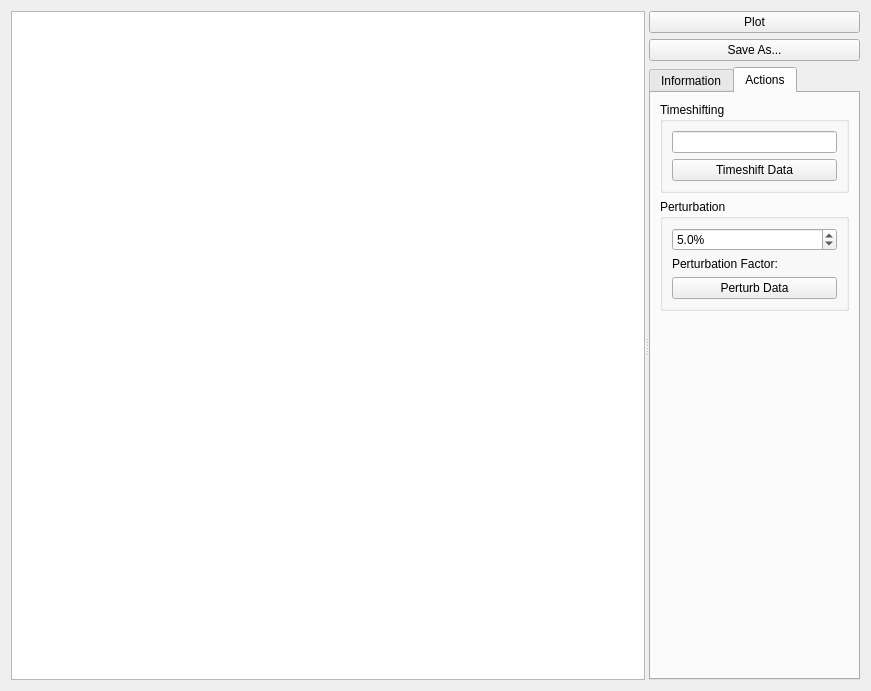
<?xml version="1.0" encoding="UTF-8"?>
<ui version="4.0">
 <class>DataBrowser</class>
 <widget class="QWidget" name="DataBrowser">
  <property name="geometry">
   <rect>
    <x>0</x>
    <y>0</y>
    <width>871</width>
    <height>691</height>
   </rect>
  </property>
  <property name="windowTitle">
   <string>DataBrowser</string>
  </property>
  <property name="windowOpacity">
   <double>1.000000000000000</double>
  </property>
  <layout class="QHBoxLayout" name="horizontalLayout_2">
   <item>
    <widget class="QSplitter" name="splitter">
     <property name="orientation">
      <enum>Qt::Horizontal</enum>
     </property>
     <widget class="QTableView" name="tableView">
      <property name="sizePolicy">
       <sizepolicy hsizetype="Expanding" vsizetype="Expanding">
        <horstretch>2</horstretch>
        <verstretch>0</verstretch>
       </sizepolicy>
      </property>
     </widget>
     <widget class="QWidget" name="layoutWidget">
      <layout class="QVBoxLayout" name="verticalLayout">
       <item>
        <layout class="QHBoxLayout" name="horizontalLayout">
         <item>
          <widget class="QPushButton" name="buttonPlot">
           <property name="text">
            <string>Plot</string>
           </property>
          </widget>
         </item>
        </layout>
       </item>
       <item>
        <widget class="QPushButton" name="buttonSaveAs">
         <property name="text">
          <string>Save As...</string>
         </property>
        </widget>
       </item>
       <item>
        <widget class="QTabWidget" name="tabWidget">
         <property name="currentIndex">
          <number>1</number>
         </property>
         <widget class="QWidget" name="tabWidgetPage1" native="true">
          <attribute name="title">
           <string>Information</string>
          </attribute>
          <layout class="QHBoxLayout" name="horizontalLayout_4">
           <item>
            <layout class="QVBoxLayout" name="verticalLayout_4">
             <item>
              <layout class="QGridLayout" name="gridLayout">
               <item row="1" column="1">
                <widget class="QLineEdit" name="lineEditInfoSpecies">
                 <property name="sizePolicy">
                  <sizepolicy hsizetype="Minimum" vsizetype="Fixed">
                   <horstretch>0</horstretch>
                   <verstretch>0</verstretch>
                  </sizepolicy>
                 </property>
                 <property name="frame">
                  <bool>true</bool>
                 </property>
                 <property name="readOnly">
                  <bool>true</bool>
                 </property>
                </widget>
               </item>
               <item row="5" column="0" colspan="2">
                <widget class="Line" name="line">
                 <property name="orientation">
                  <enum>Qt::Horizontal</enum>
                 </property>
                </widget>
               </item>
               <item row="9" column="0">
                <widget class="QLabel" name="labelInfoPath">
                 <property name="sizePolicy">
                  <sizepolicy hsizetype="Maximum" vsizetype="Preferred">
                   <horstretch>0</horstretch>
                   <verstretch>0</verstretch>
                  </sizepolicy>
                 </property>
                 <property name="text">
                  <string>Path:</string>
                 </property>
                 <property name="alignment">
                  <set>Qt::AlignRight|Qt::AlignTrailing|Qt::AlignVCenter</set>
                 </property>
                </widget>
               </item>
               <item row="9" column="1">
                <widget class="QLineEdit" name="lineEditInfoPath">
                 <property name="sizePolicy">
                  <sizepolicy hsizetype="Minimum" vsizetype="Fixed">
                   <horstretch>0</horstretch>
                   <verstretch>0</verstretch>
                  </sizepolicy>
                 </property>
                 <property name="frame">
                  <bool>true</bool>
                 </property>
                 <property name="readOnly">
                  <bool>true</bool>
                 </property>
                </widget>
               </item>
               <item row="10" column="0">
                <widget class="QLabel" name="labelInfoFilesize">
                 <property name="sizePolicy">
                  <sizepolicy hsizetype="Maximum" vsizetype="Preferred">
                   <horstretch>0</horstretch>
                   <verstretch>0</verstretch>
                  </sizepolicy>
                 </property>
                 <property name="text">
                  <string>Filesize:</string>
                 </property>
                 <property name="alignment">
                  <set>Qt::AlignRight|Qt::AlignTrailing|Qt::AlignVCenter</set>
                 </property>
                </widget>
               </item>
               <item row="10" column="1">
                <widget class="QLineEdit" name="lineEditInfoFilesize">
                 <property name="sizePolicy">
                  <sizepolicy hsizetype="Minimum" vsizetype="Fixed">
                   <horstretch>0</horstretch>
                   <verstretch>0</verstretch>
                  </sizepolicy>
                 </property>
                 <property name="frame">
                  <bool>true</bool>
                 </property>
                 <property name="readOnly">
                  <bool>true</bool>
                 </property>
                </widget>
               </item>
               <item row="11" column="0">
                <widget class="QLabel" name="labelInfoLastModified">
                 <property name="sizePolicy">
                  <sizepolicy hsizetype="Maximum" vsizetype="Preferred">
                   <horstretch>0</horstretch>
                   <verstretch>0</verstretch>
                  </sizepolicy>
                 </property>
                 <property name="text">
                  <string>Last Modified:</string>
                 </property>
                 <property name="alignment">
                  <set>Qt::AlignRight|Qt::AlignTrailing|Qt::AlignVCenter</set>
                 </property>
                </widget>
               </item>
               <item row="11" column="1">
                <widget class="QLineEdit" name="lineEditInfoLastModified">
                 <property name="sizePolicy">
                  <sizepolicy hsizetype="Minimum" vsizetype="Fixed">
                   <horstretch>0</horstretch>
                   <verstretch>0</verstretch>
                  </sizepolicy>
                 </property>
                 <property name="frame">
                  <bool>true</bool>
                 </property>
                 <property name="readOnly">
                  <bool>true</bool>
                 </property>
                </widget>
               </item>
               <item row="1" column="0">
                <widget class="QLabel" name="labelInfoSpecies">
                 <property name="sizePolicy">
                  <sizepolicy hsizetype="Maximum" vsizetype="Preferred">
                   <horstretch>0</horstretch>
                   <verstretch>0</verstretch>
                  </sizepolicy>
                 </property>
                 <property name="text">
                  <string># Species:</string>
                 </property>
                 <property name="alignment">
                  <set>Qt::AlignRight|Qt::AlignTrailing|Qt::AlignVCenter</set>
                 </property>
                </widget>
               </item>
               <item row="2" column="1">
                <widget class="QLineEdit" name="lineEditInfoDataType">
                 <property name="readOnly">
                  <bool>true</bool>
                 </property>
                </widget>
               </item>
               <item row="2" column="0">
                <widget class="QLabel" name="labelInfoDataType">
                 <property name="text">
                  <string>Data Type:</string>
                 </property>
                </widget>
               </item>
               <item row="0" column="0">
                <widget class="QLabel" name="label">
                 <property name="text">
                  <string>&lt;b&gt;Data&lt;/b&gt;</string>
                 </property>
                </widget>
               </item>
               <item row="8" column="0">
                <widget class="QLabel" name="label_2">
                 <property name="text">
                  <string>&lt;b&gt;File&lt;/b&gt;</string>
                 </property>
                </widget>
               </item>
              </layout>
             </item>
             <item>
              <spacer name="verticalSpacer_2">
               <property name="orientation">
                <enum>Qt::Vertical</enum>
               </property>
               <property name="sizeHint" stdset="0">
                <size>
                 <width>20</width>
                 <height>418</height>
                </size>
               </property>
              </spacer>
             </item>
            </layout>
           </item>
          </layout>
         </widget>
         <widget class="QWidget" name="tabWidgetPage2" native="true">
          <attribute name="title">
           <string>Actions</string>
          </attribute>
          <layout class="QHBoxLayout" name="horizontalLayout_5">
           <item>
            <layout class="QVBoxLayout" name="verticalLayout_3">
             <item>
              <layout class="QVBoxLayout" name="verticalLayout_2">
               <item>
                <widget class="QGroupBox" name="groupBox">
                 <property name="title">
                  <string>Timeshifting</string>
                 </property>
                 <layout class="QVBoxLayout" name="verticalLayout_7">
                  <item>
                   <layout class="QVBoxLayout" name="verticalLayout_6">
                    <item>
                     <widget class="QLineEdit" name="lineEditTimeshift"/>
                    </item>
                    <item>
                     <widget class="QPushButton" name="buttonTimeshift">
                      <property name="text">
                       <string>Timeshift Data</string>
                      </property>
                     </widget>
                    </item>
                   </layout>
                  </item>
                 </layout>
                </widget>
               </item>
               <item>
                <widget class="QGroupBox" name="groupBoxPerturbation">
                 <property name="title">
                  <string>Perturbation</string>
                 </property>
                 <layout class="QVBoxLayout" name="verticalLayout_5">
                  <item>
                   <widget class="QDoubleSpinBox" name="spinBoxPerturb">
                    <property name="suffix">
                     <string>%</string>
                    </property>
                    <property name="decimals">
                     <number>1</number>
                    </property>
                    <property name="singleStep">
                     <double>0.500000000000000</double>
                    </property>
                    <property name="value">
                     <double>5.000000000000000</double>
                    </property>
                   </widget>
                  </item>
                  <item>
                   <widget class="QLabel" name="labelPerturb">
                    <property name="text">
                     <string>Perturbation Factor:</string>
                    </property>
                   </widget>
                  </item>
                  <item>
                   <widget class="QPushButton" name="buttonPerturb">
                    <property name="text">
                     <string>Perturb Data</string>
                    </property>
                   </widget>
                  </item>
                 </layout>
                </widget>
               </item>
               <item>
                <layout class="QHBoxLayout" name="horizontalLayout_3"/>
               </item>
              </layout>
             </item>
             <item>
              <spacer name="verticalSpacer">
               <property name="orientation">
                <enum>Qt::Vertical</enum>
               </property>
               <property name="sizeHint" stdset="0">
                <size>
                 <width>20</width>
                 <height>498</height>
                </size>
               </property>
              </spacer>
             </item>
            </layout>
           </item>
          </layout>
         </widget>
        </widget>
       </item>
      </layout>
     </widget>
    </widget>
   </item>
  </layout>
  <action name="actionPlot">
   <property name="text">
    <string>Plot</string>
   </property>
   <property name="toolTip">
    <string>Plot this data set.</string>
   </property>
  </action>
 </widget>
 <resources/>
 <connections>
  <connection>
   <sender>buttonPlot</sender>
   <signal>clicked()</signal>
   <receiver>actionPlot</receiver>
   <slot>trigger()</slot>
   <hints>
    <hint type="sourcelabel">
     <x>658</x>
     <y>33</y>
    </hint>
    <hint type="destinationlabel">
     <x>-1</x>
     <y>-1</y>
    </hint>
   </hints>
  </connection>
 </connections>
</ui>
